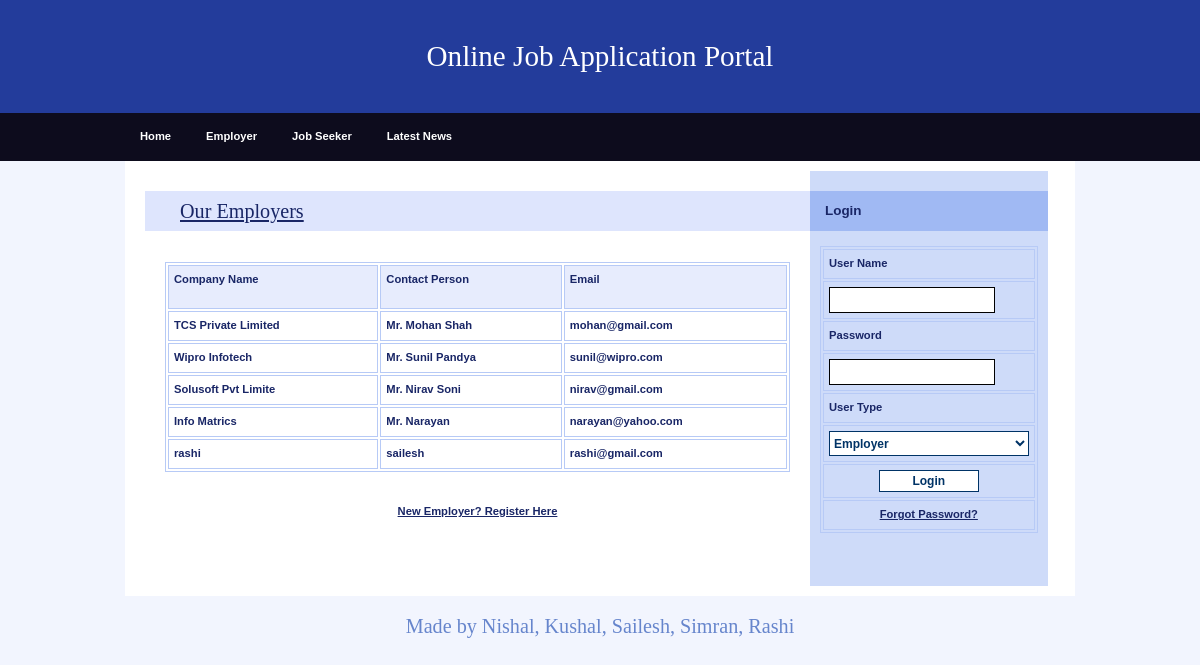
Page /Employer.php on the committed database.
### tables this page shows
CREATE TABLE IF NOT EXISTS `employer_reg` (
  `EmployerId` int(11) NOT NULL AUTO_INCREMENT,
  `CompanyName` varchar(20) NOT NULL,
  `ContactPerson` varchar(20) NOT NULL,
  `Address` varchar(100) NOT NULL,
  `City` varchar(20) NOT NULL,
  `Email` varchar(40) NOT NULL,
  `Mobile` bigint(20) NOT NULL,
  `Area_Work` varchar(40) NOT NULL,
  `Status` varchar(10) NOT NULL,
  `UserName` varchar(20) NOT NULL,
  `Password` varchar(20) NOT NULL,
  `Question` varchar(100) NOT NULL,
  `Answer` varchar(50) NOT NULL,
  PRIMARY KEY (`EmployerId`)
);

### Employer.php (the view, shortened to what this page needs)
<!DOCTYPE html>
<html>
<head>
    <link rel="stylesheet" media="screen,projection" type="text/css" href="./css/main.css" />
    <link rel="stylesheet" media="print" type="text/css" href="./css/print.css" />
</head>
<body>
    <div id="main" class="box">
        <?php
        include "Header.php"
        ?>
        <?php
        include "menu.php"
        ?>
        <div id="page" class="box">
            <div id="page-in" class="box">
                <div id="content">
                    <div class="article">
                        <h2><span><a href="#">Our Employers</a></span></h2>
                        <p>
                        <table width="100%" border="1" cellpadding="1" cellspacing="2" bordercolor="#006699">
                            <tr>
                                <th height="32" bgcolor="#006699" class="style3">
                                    <div align="left" class="style9 style5 style2"><strong>Company Name</strong></div>
                                </th>
                                <th bgcolor="#006699" class="style3">
                                    <div align="left" class="style9 style5 style2"><strong>Contact Person</strong></div>
                                </th>
                                <th bgcolor="#006699" class="style3">
                                    <div align="left" class="style9 style5 style2"><strong>Email</strong></div>
                                </th>
                            </tr>
                            <?php
                            $con = mysqli_connect("localhost", "nishal", "Nishal1337", "job");
                            $sql = "select * from employer_reg where Status='Confirm'";
                            $result = mysqli_query($con, $sql);
                            while ($row = mysqli_fetch_array($result)) {
                                $CompanyName = $row['CompanyName'];
                                $ContactPerson = $row['ContactPerson'];
                                $Email = $row['Email'];
                            ?>
                                <tr>
                                    <td class="style3">
                                        <div align="left" class="style9 style5"><strong><?php echo $CompanyName; ?></strong></div>
                                    </td>
                                    <td class="style3">
                                        <div align="left" class="style9 style5"><strong><?php echo $ContactPerson; ?></strong></div>
                                    </td>
                                    <td class="style3">
                                        <div align="left" class="style9 style5"><strong><?php echo $Email; ?></strong></div>
                                    </td>
                                </tr>
                            <?php
                            }
                            ?>
                        </table>
                        </p>
                        <div align="center"><a href="EmployerReg.php"><strong>New Employer? Register Here</strong></a>
                        </div>
                        <p class="btn-more box noprint">&nbsp;</p>
                    </div>
                </div>
                <?php
                include "right.php"
                ?>
            </div>
        </div>
        <?php
        include "footer.php"
        ?>
    </div>
</body>
</html>

### css/main.css (style rules this page uses)
* { min-height: 1px; }
body { border: 0; margin: 0; padding: 0; background: #f2f5fe; font: 70%/160% "verdana", sans-serif; color: #192666; _text-align: center; }
a { color: #192666; }
p { border: 0; margin: 15px 0; padding: 0; line-height: 30px; }
div { display: block; border: 0; margin: 0; padding: 0; }
h1, h2, h3, h4, h5 { border: 0; margin: 10px 0; padding: 0; font-weight: bold; }
h2 { font-size: 180%; line-height: 100%; font-family: "georgia", serif; font-weight: normal; }
table { display: table; margin: 15px 0; padding: 0; border: 1px solid #b7caf6; font-size: 100%; }
tr { display: table-row; }
th, td { display: table-cell; border: 1px solid #b7caf6; margin: 0; padding: 5px; vertical-align: top; text-align: left; }
th { background: #e7ecfd; text-align: center; color: #192666; font-weight: bold; }
a, img, span { border: 0; margin: 0; padding: 0; }
strong, .strong { font-weight: bold; }
.box { min-height: 1px; _height: 1px; }
.box:after { content: "."; display: block; line-height: 0px; font-size: 0px; visibility: hidden; clear: both; }
#main { margin: 0px auto 0 auto; _text-align: left; }
#page { min-height: 1px; width: 950px; margin: 0 auto; background: #fff; _height: 1px; }
#page-in { min-height: 1px; padding: 10px 0; _height: 1px; }
#content { float: left; width: 70%; _width: 72%; margin: 0; padding: 0 0 0 20px; }
#content .article { clear: both; margin: 0; padding: 20px; }
#content .article h2 { margin: 0 -20px; padding: 10px; background: #dee5fd; color: #192666; }
#content .article h2 span { padding-left: 25px; }
#content .article p { text-align: justify; }
#content .btn-more { margin: 0 0 15px 0; padding: 0; border: 0; position: relative; }

### css/print.css (style rules this page uses)
body { border: 0; margin: 0; padding: 0; font-size: 12pt; }
a { color: #000; text-decoration: none; }
h1, h2, h3 { page-break-after: avoid; page-break-inside: avoid; }
table { border-collapse: collapse; border-width: 1px; border-style: solid; }
th, td { display: table-cell; border-width: 1px; border-style: solid; }
.noprint { display: none; }

### Employer.php (style rules this page uses)
.style2 { font-weight: bold }

### rows in the picture
employer_reg: CompanyName "TCS Private Limited", ContactPerson "Mr. Mohan Shah", Email "mohan@gmail.com"
employer_reg: CompanyName "Wipro Infotech", ContactPerson "Mr. Sunil Pandya", Email "sunil@wipro.com"
employer_reg: CompanyName "Solusoft Pvt Limite", ContactPerson "Mr. Nirav Soni", Email "nirav@gmail.com"
employer_reg: CompanyName "Info Matrics", ContactPerson "Mr. Narayan", Email "narayan@yahoo.com"
employer_reg: CompanyName "rashi", ContactPerson "sailesh", Email "rashi@gmail.com"
